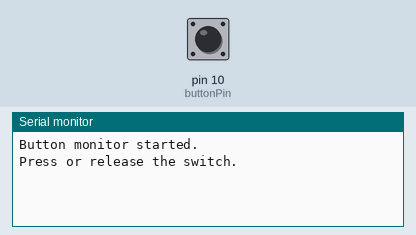
This sketch was run on a simulated Arduino Uno, built with avr-gcc and run on an emulated ATmega328P. Parts: the last lines printed to the serial monitor. The test bench sets the inputs (shaded band); at power-on: pin 10 (buttonPin) HIGH.

Above: at 1.2 s.
1.3 s: pin 10 (buttonPin) pulled LOW for 0.15 s
At 1.8 s:
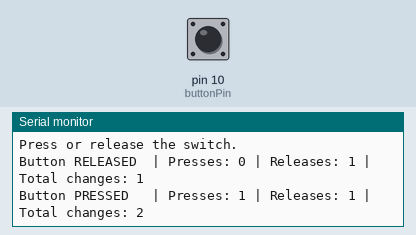
2.9 s: pin 10 (buttonPin) pulled LOW for 1 s
At 3.5 s:
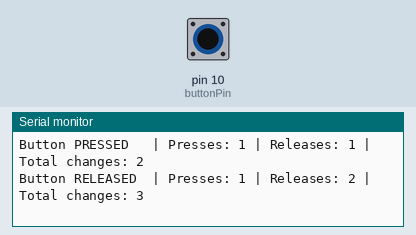
5.4 s: pin 10 (buttonPin) pulled LOW for 0.15 s
At 6.2 s:
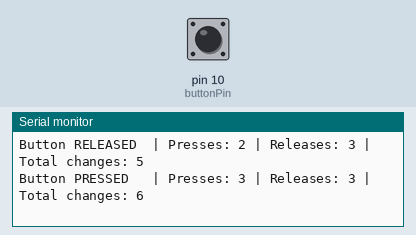

The sketch:

ExerciseA_Button_StateCounter.ino.ino
```cpp
const int buttonPin = 10;

int currentButtonState;
int lastButtonState;

int pressCount = 0;
int releaseCount = 0;
int totalChanges = 0;

void setup() {
  pinMode(buttonPin, INPUT);

  Serial.begin(9600);

  // Read the initial button state so it is not counted as a change.
  lastButtonState = digitalRead(buttonPin);

  Serial.println("Button monitor started.");
  Serial.println("Press or release the switch.");
}

void loop() {
  currentButtonState = digitalRead(buttonPin);

  // Run this only when the input state changes.
  if (currentButtonState != lastButtonState) {
    totalChanges++;

    if (currentButtonState == HIGH) {
      pressCount++;

      Serial.print("Button PRESSED   | Presses: ");
      Serial.print(pressCount);
      Serial.print(" | Releases: ");
      Serial.print(releaseCount);
      Serial.print(" | Total changes: ");
      Serial.println(totalChanges);
    }
    else {
      releaseCount++;

      Serial.print("Button RELEASED  | Presses: ");
      Serial.print(pressCount);
      Serial.print(" | Releases: ");
      Serial.print(releaseCount);
      Serial.print(" | Total changes: ");
      Serial.println(totalChanges);
    }

    lastButtonState = currentButtonState;
  }
}
```

Measured:
- after the input at 1.3 s, the serial monitor: prints a new line at once (image 1)
- after the input at 2.9 s, the serial monitor: prints a new line at once (image 2)
- after the input at 5.4 s, the serial monitor: prints a new line at once (image 3)
